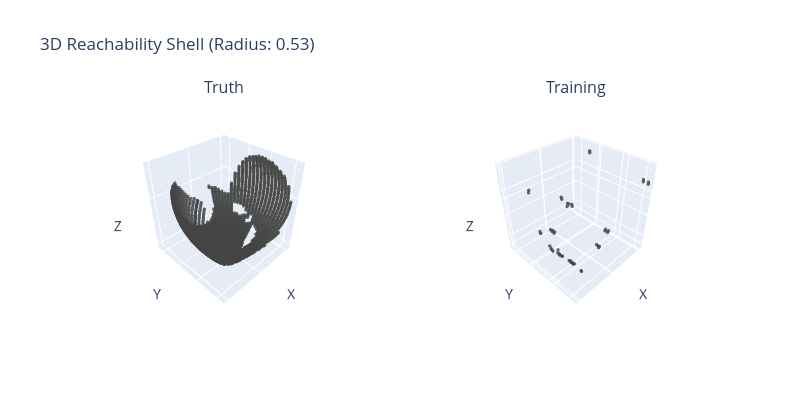

Notebook code cell kept with this figure:
### Code cell
display_slice([slice_labels, slice_nik], ["Truth", "Numerical Inverse Kinematics"], morph)

### Figure 1 — Plotly figure (JSON) as saved in the notebook; plotly's stock layout.template omitted (floating-point values rounded to 4 significant figures; data arrays with more than 128 entries replaced by an {"elided": "..."} marker saying what was removed)
{"data": [{"marker": {"color": {"elided": "3275 bool values"}, "colorscale": [[0.0, "#440154"], [0.1111, "#482878"], [0.2222, "#3e4989"], [0.3333, "#31688e"], [0.4444, "#26828e"], [0.5556, "#1f9e89"], [0.6667, "#35b779"], [0.7778, "#6ece58"], [0.8889, "#b5de2b"], [1.0, "#fde725"]], "opacity": 0.8, "size": 2}, "mode": "markers", "showlegend": false, "x": {"elided": "3275 float values"}, "y": {"elided": "3275 float values"}, "z": {"elided": "3275 float values"}, "type": "scatter3d", "scene": "scene"}, {"marker": {"color": [true, true, true, true, true, true, true, true, true, true, true, true, true, true, true, true, true, true, true, true, true, true, true, true, true, true, true, true, true, true, true, true, true, true, true, true, true, true, true, true, true, true, true, true, true, true, true, true, true, true], "colorscale": [[0.0, "#440154"], [0.1111, "#482878"], [0.2222, "#3e4989"], [0.3333, "#31688e"], [0.4444, "#26828e"], [0.5556, "#1f9e89"], [0.6667, "#35b779"], [0.7778, "#6ece58"], [0.8889, "#b5de2b"], [1.0, "#fde725"]], "opacity": 0.8, "size": 2}, "mode": "markers", "showlegend": false, "x": [0.4817, 0.4873, -0.4457, -0.4499, 0.4849, 0.4884, -0.4988, -0.507, -0.5008, -0.5091, 0.497, 0.4924, -0.2472, 0.4426, -0.2422, 0.4337, 0.4243, 0.397, -0.2931, -0.2737, 0.3872, -0.2859, 0.3162, -0.3374, -0.336, -0.3245, -0.3232, 0.2958, 0.3014, 0.08842, 0.2829, 0.2882, 0.06694, 0.0843, 0.2748, 0.0636, 0.0801, 0.2357, 0.2553, 0.2533, 0.2548, 0.2553, 0.2406, 0.2387, 0.2402, 0.2406, -0.1795, -0.1788, -0.1774, -0.1638], "y": [0.09284, 0.09392, -0.2298, -0.2319, -0.1592, -0.1604, 0.1464, 0.1145, 0.147, 0.115, -0.09579, -0.0949, -0.3715, -0.05649, -0.364, -0.05535, -0.05415, 0.1304, -0.2978, -0.3158, 0.1272, -0.2905, -0.1505, -0.01071, -0.03209, -0.0103, -0.03086, -0.09716, -0.0782, -0.2844, -0.09292, -0.07479, -0.2759, -0.2711, -0.07131, -0.2622, -0.2576, -0.1312, 0.0, -0.03232, -0.01619, 4.464e-08, 0.0, -0.03046, -0.01526, 4.207e-08, -0.005699, -0.01707, -0.02838, -0.005199], "z": [0.1874, 0.1718, 0.1559, 0.1399, 0.1238, 0.1076, 0.07474, 0.07474, 0.05821, 0.05821, -0.1399, -0.1559, -0.2769, -0.2769, -0.2909, -0.2909, -0.3046, -0.318, -0.318, -0.318, -0.3311, -0.3311, -0.3914, -0.4023, -0.4023, -0.4128, -0.4128, -0.4229, -0.4229, -0.4326, -0.4326, -0.4326, -0.4418, -0.4418, -0.4418, -0.4506, -0.4506, -0.4506, -0.4589, -0.4589, -0.4589, -0.4589, -0.4668, -0.4668, -0.4668, -0.4668, -0.4935, -0.4935, -0.4935, -0.4989], "type": "scatter3d", "scene": "scene2"}], "layout": {"scene": {"domain": {"x": [0.0, 0.45], "y": [0.0, 1.0]}, "xaxis": {"title": {"text": "X"}, "showticklabels": false}, "yaxis": {"title": {"text": "Y"}, "showticklabels": false}, "zaxis": {"title": {"text": "Z"}, "showticklabels": false}, "camera": {"eye": {"x": 1.5, "y": 1.5, "z": 1.5}}, "aspectmode": "cube"}, "scene2": {"domain": {"x": [0.55, 1.0], "y": [0.0, 1.0]}, "xaxis": {"title": {"text": "X"}, "showticklabels": false}, "yaxis": {"title": {"text": "Y"}, "showticklabels": false}, "zaxis": {"title": {"text": "Z"}, "showticklabels": false}, "camera": {"eye": {"x": 1.5, "y": 1.5, "z": 1.5}}, "aspectmode": "cube"}, "annotations": [{"font": {"size": 16}, "showarrow": false, "text": "Truth", "x": 0.225, "xanchor": "center", "xref": "paper", "y": 1.0, "yanchor": "bottom", "yref": "paper"}, {"font": {"size": 16}, "showarrow": false, "text": "Training", "x": 0.775, "xanchor": "center", "xref": "paper", "y": 1.0, "yanchor": "bottom", "yref": "paper"}], "title": {"text": "3D Reachability Shell (Radius: 0.53)"}, "height": 400, "width": 800}}
